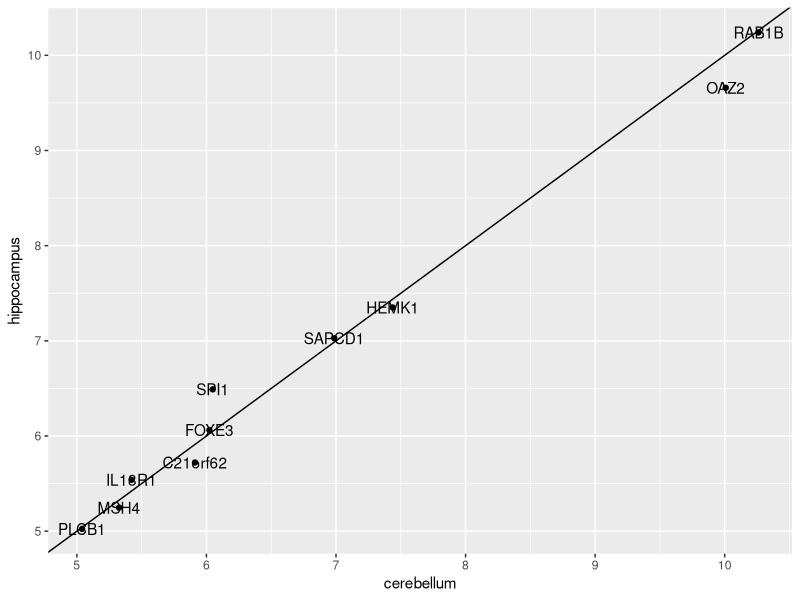

Generate this figure with R:
rm(list = ls())
library(dslabs)
library(caret)
library(tidyverse)
library(ggplot2)
data("tissue_gene_expression")

set.seed(1993, sample.kind="Rounding")
ind <- which(tissue_gene_expression$y %in% c("cerebellum", "hippocampus"))
y <- droplevels(tissue_gene_expression$y[ind])
x <- tissue_gene_expression$x[ind, ]
x <- x[, sample(ncol(x), 10)]

train_qda <- train(x, y, method = "qda")
train_qda$results

df_fm_means <- as.data.frame(t(train_qda$finalModel$means))

t(train_qda$finalModel$means) %>% data.frame() %>%
  mutate(predictor_name = rownames(.)) %>%
  ggplot(aes(cerebellum, hippocampus, label = predictor_name)) +
  geom_point() +
  geom_text() +
  geom_abline()
